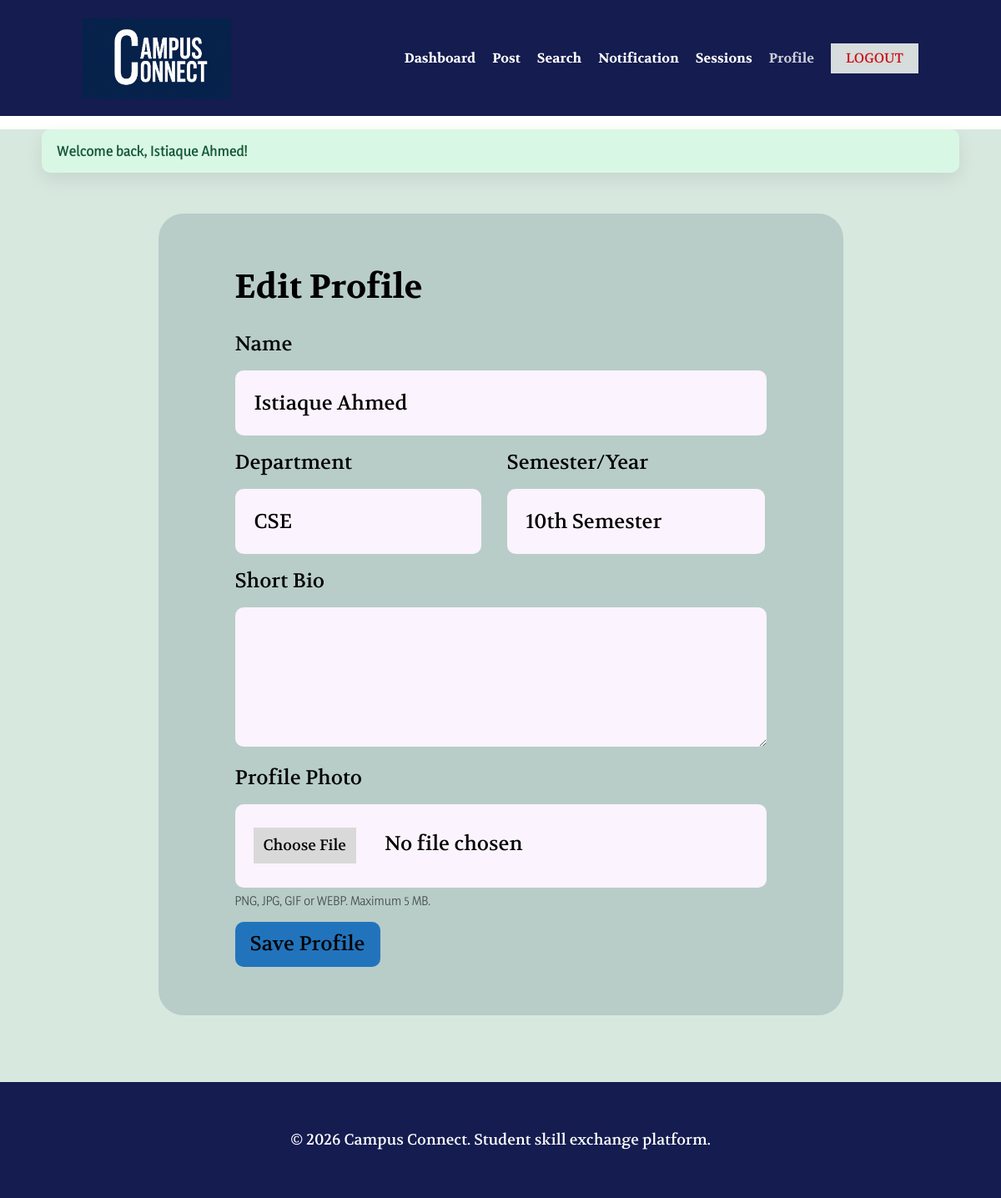
The page /edit-profile.php (signed in) on the database its author committed.
### tables this page shows
CREATE TABLE IF NOT EXISTS `users` (
  `id` int(11) NOT NULL AUTO_INCREMENT,
  `name` varchar(120) NOT NULL,
  `email` varchar(160) NOT NULL,
  `password` varchar(255) NOT NULL,
  `role` enum('student','teacher','admin') NOT NULL DEFAULT 'student',
  `department` varchar(120) DEFAULT NULL,
  `semester` varchar(50) DEFAULT NULL,
  `bio` text DEFAULT NULL,
  `profile_photo` varchar(255) DEFAULT NULL,
  `status` enum('active','blocked') NOT NULL DEFAULT 'active',
  `created_at` datetime NOT NULL DEFAULT current_timestamp(),
  `updated_at` datetime DEFAULT NULL ON UPDATE current_timestamp(),
  PRIMARY KEY (`id`),
  UNIQUE KEY `uq_users_email` (`email`)
);

### includes/db.php (called while the page is built, shortened)
<?php
function db(): PDO
{
    static $pdo = null;
    if ($pdo === null) {
        $dsn = 'mysql:host=' . DB_HOST . ';dbname=' . DB_NAME . ';charset=utf8mb4';
        $options = [
            PDO::ATTR_ERRMODE => PDO::ERRMODE_EXCEPTION,
            PDO::ATTR_DEFAULT_FETCH_MODE => PDO::FETCH_ASSOC,
            PDO::ATTR_EMULATE_PREPARES => false,
        ];
        $pdo = new PDO($dsn, DB_USER, DB_PASS, $options);
    }
    return $pdo;
}
?>

### edit-profile.php (the view, shortened to what this page needs)
<?php
require_login();
include __DIR__ . '/includes/header.php';
?>
<section class="edit-profile-stage">
    <form class="edit-profile-card" method="post" enctype="multipart/form-data">
        <h1>Edit Profile</h1>
        <label for="profile-name">Name</label>
        <input id="profile-name" type="text" name="name" value="<?= e($user['name']) ?>" maxlength="120" required>
        <div class="edit-profile-grid">
            <div>
                <label for="profile-department">Department</label>
                <input id="profile-department" type="text" name="department" value="<?= e($user['department']) ?>" maxlength="120">
            </div>
            <div>
                <label for="profile-semester">Semester/Year</label>
                <input id="profile-semester" type="text" name="semester" value="<?= e($user['semester']) ?>" maxlength="50">
            </div>
        </div>
        <label for="profile-bio">Short Bio</label>
        <textarea id="profile-bio" name="bio" maxlength="2000"><?= e($user['bio']) ?></textarea>
        <label for="profile-photo">Profile Photo</label>
        <input id="profile-photo" class="profile-file-input" type="file" name="profile_photo" accept=".png,.jpg,.jpeg,.gif,.webp,image/png,image/jpeg,image/gif,image/webp">
        <p class="upload-help">PNG, JPG, GIF or WEBP. Maximum 5 MB.</p>
        <button class="save-profile-button" type="submit">Save Profile</button>
    </form>
</section>
<?php include __DIR__ . '/includes/footer.php'; ?>

### assets/css/style.css (style rules this page uses)
:root { --navy:#000942; --navy-overlay:rgba(0,9,66,.92); --paper:#fbf3fd; --mint:rgba(153,196,173,.39); --blue:#2174bc; --ink:#000; --muted:#d7dcdd; --danger:#cf0f12; }
* { box-sizing:border-box }
html { scroll-behavior:smooth }
body { margin:0;background:#fff;color:var(--ink);font-family:Volkhov,Georgia,serif;line-height:1.25 }
button,input,select,textarea { font:inherit }
button,a { touch-action:manipulation }
.edit-profile-stage { min-height:1090px;padding:49px 20px 80px;display:flex;justify-content:center }
.edit-profile-card { width:821px;min-height:961px;padding:62px 92px 45px;border-radius:30px;background:rgba(63,96,104,.20) }
.edit-profile-card h1 { margin:0 0 27px;font-size:40px;line-height:52px }
.edit-profile-card label { display:block;margin:0 0 16px;font-size:24px;line-height:31px }
.edit-profile-card input,.edit-profile-card textarea { width:100%;height:78px;margin:0 0 17px;padding:0 23px;border:0;border-radius:10px;background:var(--paper);font-size:24px;outline:0 }
.edit-profile-grid { display:grid;grid-template-columns:295px 309px;gap:31px }
.edit-profile-card textarea { height:167px;padding:12px;resize:vertical;font-size:18px;line-height:1.4 }
.profile-file-input { height:100px!important;padding:28px 22px!important }
.upload-help { margin:-11px 0 15px;color:rgba(0,0,0,.62);font:400 14px/1.4 Yaldevi,Arial,sans-serif }
.save-profile-button { width:174px;height:54px;border:0;border-radius:10px;background:#2174bc;color:#000;font-size:24px;cursor:pointer }

### rows shown on the page
users: name "Istiaque Ahmed", department "CSE", semester "10th Semester"

### other values the page prints
$item['message'] "Welcome back, Istiaque Ahmed!"
